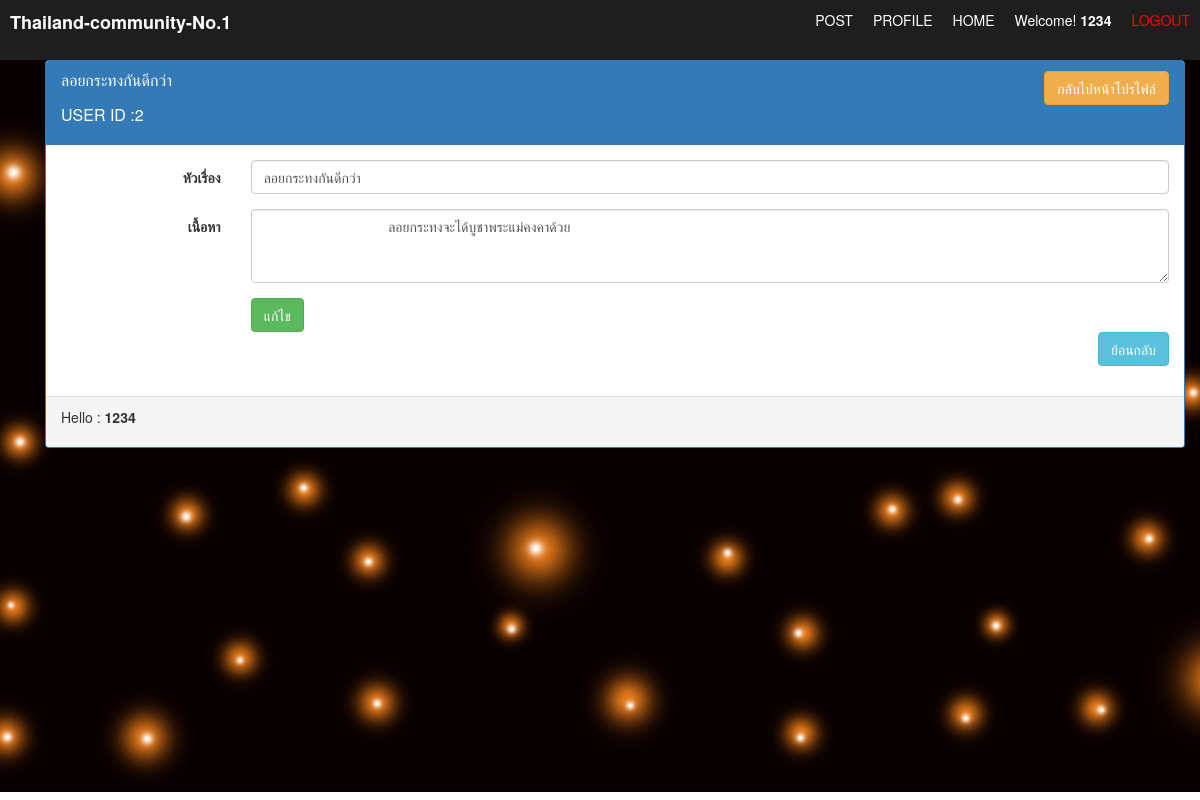
/edit.php?id=3 (signed in), run on the app's committed database.
### tables this page shows
CREATE TABLE `post` (
  `post_id` int(11) NOT NULL,
  `title` text NOT NULL,
  `detail` text NOT NULL,
  `date` timestamp NOT NULL DEFAULT current_timestamp(),
  `reply` int(11) NOT NULL,
  `id` int(20) NOT NULL
);

### edit.php (the view, shortened to what this page needs)
<?php
    include 'server.php';
	$sql = "SELECT * FROM post WHERE post_id='{$_GET['id']}' ";
	$query = mysqli_query($conn, $sql) or die("Error in sql : $query".mysqli_error($conn));
	$result = mysqli_fetch_assoc($query);
?>
<!DOCTYPE html>
<html lang="en">
<head>
    <link rel="stylesheet" href="https://maxcdn.bootstrapcdn.com/bootstrap/3.4.1/css/bootstrap.min.css">
	<link rel="stylesheet" href="web_board.css">
</head>
<body>
	<section>
<nav>
        <div class="logo">
            <a href="#">Thailand-community-No.1</a>
        </div>
         <ul class="menu">
		    <li><a href="post.php">POST</a></li>
		    <li><a href="profile.php">PROFILE</a></li>
            <li><a href="index.php">HOME</a></li>
            <li><?php if (isset($_SESSION['username'])) : ?>
            <p>Welcome! <strong><?php echo $_SESSION['username']; ?></strong></p></li>
            <li><p><a href="index.php?logout='1'" style="color: red;">LOGOUT</a></p></li>
          <?php endif ?>
        </ul>
    </nav>
<div class="container">
	<div class="container">
		<div class="panel panel-primary">
		<div class="panel-heading">
				<div class="row">
					<div class="col-xs-6 col-md-6">
                    <h3 class="panel-title"><?php echo $result['title']; ?> <p><br>USER ID :<?php echo $result['id'] ?></p></h3>
					</div>
					<div class="col-xs-6 col-md-6 text-right">
						<a href="profile.php" class="btn btn-warning">กลับไปหน้าโปรไฟล์</a>
					</div>
				</div>
			</div>
			<div class="panel-body">
				<form class="form-horizontal" action="edit_db.php" method="post">
					<div class="form-group">
						<label class="col-sm-2 control-label">หัวเรื่อง</label>
						<div class="col-sm-10">
							<input type="text" class="form-control" name="title" required
                            value="<?php echo $result['title'];?>">
						</div>
					</div>
					<div class="form-group">
						<label class="col-sm-2 control-label">เนื้อหา</label>
						<div class="col-sm-10">
                            <textarea class="form-control" rows="3" name="detail" required>
                                <?php echo $result['detail'];?></textarea>
						</div>
					</div>
					<div class="form-group">
						<div class="col-sm-offset-2 col-sm-10">
						    <button type="submit" class="btn btn-success">แก้ไข</button>
						</div>
                        <div class="col-sm-offset-2 col-sm-10 text-right">
                            <?php
                                echo '<tr>';
                                echo '<td><a href="read.php?id='.$result['post_id'].'" class="btn btn-info">ย้อนกลับ</a></td>';
                                echo '</tr>';
                                ?>
                         </div>
					</div>
				</form>
			</div>
			<div class="panel-footer">
			<p> Hello : <strong><?php echo  $_SESSION['username'];?></strong></p>
			</div>
		</div>
	</div>
	</section>
</body>
</html>

### web_board.css (style rules this page uses)
* { margin: 0; padding: 0; }
html, body { margin-top: 30px; }
nav { display: flex; justify-content: space-between; padding: 10px; background-color: #1E1E1E; position: fixed; top: 0; width: 100%; }
.logo a { text-decoration: none; color: white; font-weight: bold; font-size: 18px; }
.menu { display: flex; list-style: none; color: white; }
.menu li { margin-left: 20px; }
.menu li a { text-decoration: none; color: white; }
section { background: url('Artboard_1.jpg')no-repeat; min-height: 91.5vh; width: 100%; background-position: center; background-size: cover; }

### data on the page
post: title "ลอยกระทงกันดีกว่า", id "2", detail "ลอยกระทงจะได้บูชาพระแม่คงคาด้วย"

### other printed values
$_SESSION['username'] "1234"
